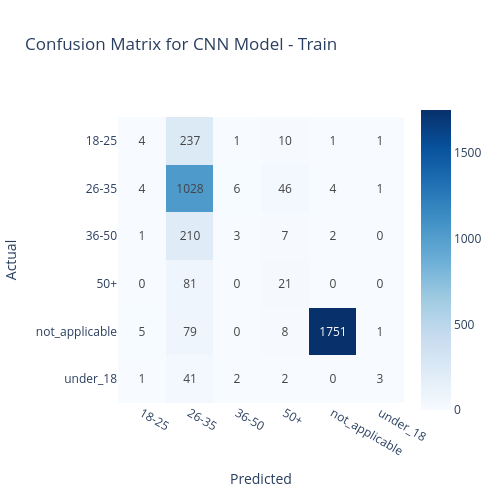
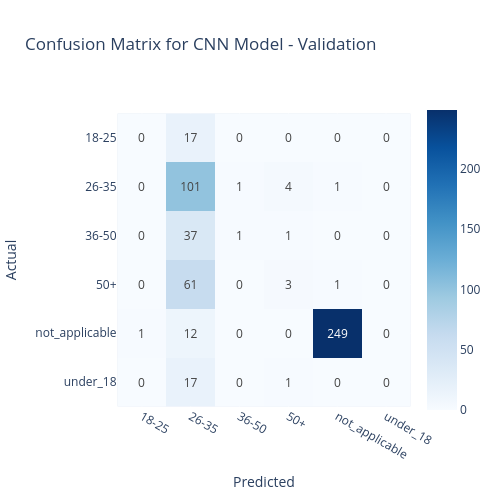
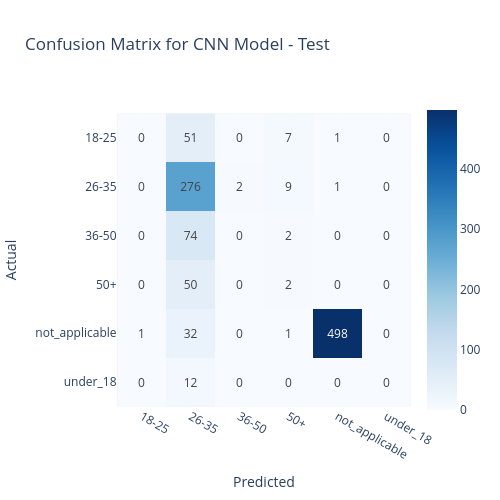

Notebook source saved alongside these figures, in order:
### Markdown cell above
### CNN Model:

### Code cell
# Train Confusion Matrix
cm_cnn_train = confusion_matrix(
                        cnn_train_results["labels"],
                        cnn_train_results["preds"]
                    )

cnn_train_fig = px.imshow(
                        cm_cnn_train,
                        text_auto=True,
                        x=class_names,    
                        y=class_names,
                        color_continuous_scale='Blues',
                        title='Confusion Matrix for CNN Model - Train'
                    )

cnn_train_fig.update_layout(
                        height=500, width=500,
                        xaxis_title='Predicted',
                        yaxis_title='Actual'
                    )
cnn_train_fig.show()
joblib.dump(cnn_train_fig, CHARTS_DIR / "confusion_matrix_age_group_cnn_train.pkl")

# Validation Confusion Matrix
cm_cnn_val = confusion_matrix(
                        cnn_val_results["labels"],
                        cnn_val_results["preds"]
                    )

cnn_val_fig = px.imshow(
                        cm_cnn_val,
                        text_auto=True,
                        x=class_names,    
                        y=class_names,
                        color_continuous_scale='Blues',
                        title='Confusion Matrix for CNN Model - Validation'
                    )

cnn_val_fig.update_layout(
                        height=500, width=500,
                        xaxis_title='Predicted',
                        yaxis_title='Actual'
                    )
cnn_val_fig.show()
joblib.dump(cnn_val_fig, CHARTS_DIR / "confusion_matrix_age_group_cnn_val.pkl")

# Test Confusion Matrix
cm_cnn_test = confusion_matrix(
                        cnn_test_results["labels"],
                        cnn_test_results["preds"]
                    )

cnn_test_fig = px.imshow(
                        cm_cnn_test,
                        text_auto=True,
                        x=class_names,    
                        y=class_names,
                        color_continuous_scale='Blues',
                        title='Confusion Matrix for CNN Model - Test'
                    )

cnn_test_fig.update_layout(
                        height=500, width=500,
                        xaxis_title='Predicted',
                        yaxis_title='Actual'
                    )
cnn_test_fig.show()
joblib.dump(cnn_test_fig, CHARTS_DIR / "confusion_matrix_age_group_cnn_test.pkl")

### Figure 1 — Plotly figure (JSON) as saved in the notebook; plotly's stock layout.template omitted (floating-point values rounded to 4 significant figures)
{"data": [{"coloraxis": "coloraxis", "hovertemplate": "x: %{x}<br>y: %{y}<br>color: %{z}<extra></extra>", "name": "0", "texttemplate": "%{z}", "type": "heatmap", "x": ["18-25", "26-35", "36-50", "50+", "not_applicable", "under_18"], "xaxis": "x", "y": ["18-25", "26-35", "36-50", "50+", "not_applicable", "under_18"], "yaxis": "y", "z": [[4, 237, 1, 10, 1, 1], [4, 1028, 6, 46, 4, 1], [1, 210, 3, 7, 2, 0], [0, 81, 0, 21, 0, 0], [5, 79, 0, 8, 1751, 1], [1, 41, 2, 2, 0, 3]]}], "layout": {"coloraxis": {"autocolorscale": false, "colorscale": [[0, "rgb(247,251,255)"], [0.125, "rgb(222,235,247)"], [0.25, "rgb(198,219,239)"], [0.375, "rgb(158,202,225)"], [0.5, "rgb(107,174,214)"], [0.625, "rgb(66,146,198)"], [0.75, "rgb(33,113,181)"], [0.875, "rgb(8,81,156)"], [1, "rgb(8,48,107)"]]}, "height": 500, "title": {"text": "Confusion Matrix for CNN Model - Train"}, "width": 500, "xaxis": {"anchor": "y", "constrain": "domain", "domain": [0, 1], "scaleanchor": "y", "title": {"text": "Predicted"}}, "yaxis": {"anchor": "x", "autorange": "reversed", "constrain": "domain", "domain": [0, 1], "title": {"text": "Actual"}}}}

### Figure 2 — Plotly figure (JSON) as saved in the notebook; plotly's stock layout.template omitted (floating-point values rounded to 4 significant figures)
{"data": [{"coloraxis": "coloraxis", "hovertemplate": "x: %{x}<br>y: %{y}<br>color: %{z}<extra></extra>", "name": "0", "texttemplate": "%{z}", "type": "heatmap", "x": ["18-25", "26-35", "36-50", "50+", "not_applicable", "under_18"], "xaxis": "x", "y": ["18-25", "26-35", "36-50", "50+", "not_applicable", "under_18"], "yaxis": "y", "z": [[0, 17, 0, 0, 0, 0], [0, 101, 1, 4, 1, 0], [0, 37, 1, 1, 0, 0], [0, 61, 0, 3, 1, 0], [1, 12, 0, 0, 249, 0], [0, 17, 0, 1, 0, 0]]}], "layout": {"coloraxis": {"autocolorscale": false, "colorscale": [[0, "rgb(247,251,255)"], [0.125, "rgb(222,235,247)"], [0.25, "rgb(198,219,239)"], [0.375, "rgb(158,202,225)"], [0.5, "rgb(107,174,214)"], [0.625, "rgb(66,146,198)"], [0.75, "rgb(33,113,181)"], [0.875, "rgb(8,81,156)"], [1, "rgb(8,48,107)"]]}, "height": 500, "title": {"text": "Confusion Matrix for CNN Model - Validation"}, "width": 500, "xaxis": {"anchor": "y", "constrain": "domain", "domain": [0, 1], "scaleanchor": "y", "title": {"text": "Predicted"}}, "yaxis": {"anchor": "x", "autorange": "reversed", "constrain": "domain", "domain": [0, 1], "title": {"text": "Actual"}}}}

### Figure 3 — Plotly figure (JSON) as saved in the notebook; plotly's stock layout.template omitted (floating-point values rounded to 4 significant figures)
{"data": [{"coloraxis": "coloraxis", "hovertemplate": "x: %{x}<br>y: %{y}<br>color: %{z}<extra></extra>", "name": "0", "texttemplate": "%{z}", "type": "heatmap", "x": ["18-25", "26-35", "36-50", "50+", "not_applicable", "under_18"], "xaxis": "x", "y": ["18-25", "26-35", "36-50", "50+", "not_applicable", "under_18"], "yaxis": "y", "z": [[0, 51, 0, 7, 1, 0], [0, 276, 2, 9, 1, 0], [0, 74, 0, 2, 0, 0], [0, 50, 0, 2, 0, 0], [1, 32, 0, 1, 498, 0], [0, 12, 0, 0, 0, 0]]}], "layout": {"coloraxis": {"autocolorscale": false, "colorscale": [[0, "rgb(247,251,255)"], [0.125, "rgb(222,235,247)"], [0.25, "rgb(198,219,239)"], [0.375, "rgb(158,202,225)"], [0.5, "rgb(107,174,214)"], [0.625, "rgb(66,146,198)"], [0.75, "rgb(33,113,181)"], [0.875, "rgb(8,81,156)"], [1, "rgb(8,48,107)"]]}, "height": 500, "title": {"text": "Confusion Matrix for CNN Model - Test"}, "width": 500, "xaxis": {"anchor": "y", "constrain": "domain", "domain": [0, 1], "scaleanchor": "y", "title": {"text": "Predicted"}}, "yaxis": {"anchor": "x", "autorange": "reversed", "constrain": "domain", "domain": [0, 1], "title": {"text": "Actual"}}}}
